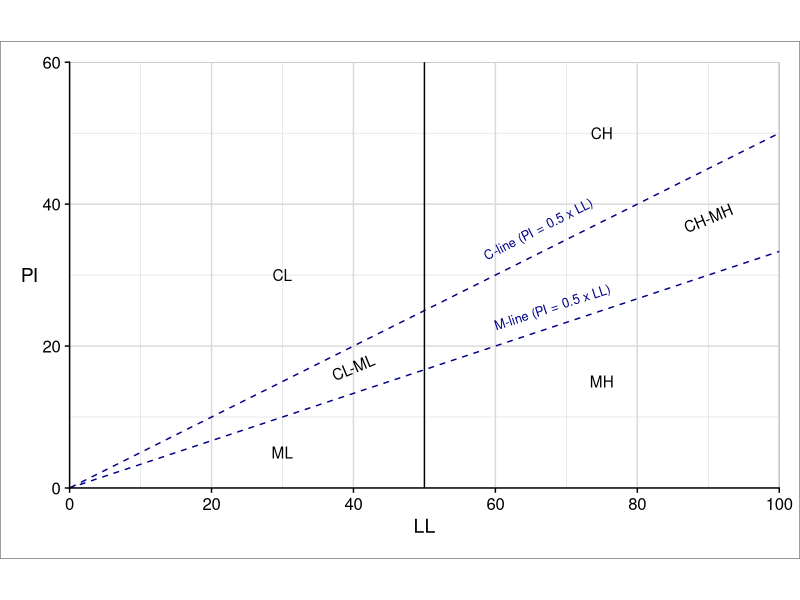

Source code (R):
labels_data <- tibble::tibble(
  soil_type = c("CL", "CH", "CL-ML", 
                "CH-MH", "ML", "MH"),
  LL = c(30, 75, 40, 90, 30, 75),
  PI = c(30, 50, 17, 38, 5, 15 ),
  angle = c(0, 0, 0.6*0.5*(45+30), 0.6*0.5*(45+30), 0, 0))
  
moreno_maroto_chart <- ggplot2::ggplot(data = labels_data, 
                                       mapping = ggplot2::aes(
                                         LL, PI, label = soil_type))+
  ggplot2::geom_text(ggplot2::aes(angle = angle), family = 'sans')+
  ggplot2::scale_x_continuous(limits = c(0,100), 
                              breaks = scales::breaks_width(width = 20, offset = 0),
                              expand = ggplot2::expansion(c(0,0)))+
  ggplot2::scale_y_continuous(limits = c(0, 60), 
                              breaks = scales::breaks_width(width = 20, offset = 0),
                              expand = ggplot2::expansion(c(0,0)))+
  ggplot2::labs(x = "LL", y = "PI") + cowplot::theme_cowplot() +
  cowplot::background_grid(minor = "xy") + 
  ggplot2::geom_abline(slope = c(1/2, 1/3), linetype= 'dashed', color ='darkblue')+
  ggplot2::geom_vline(xintercept = 50)+
  ggplot2::coord_fixed(ratio = 1)+
  ggplot2::theme(
  panel.background = ggplot2::element_rect(color = 'black', size = 0.25, fill = 'transparent'),
  plot.margin = ggplot2::unit(rep(15, 4), "pt"),
  axis.title.y = ggplot2::element_text(angle = 0,
                                       vjust = 0.5),
  plot.background = ggplot2::element_rect(
    color = "black",
    fill = "transparent",
    size = 0.25)  )+
  ggplot2::annotate('text', color = 'darkblue', size = 3.25, label = 'C-line (PI = 0.5 x LL)', x= 66, y= 36.5, angle = 0.6*45)+
  ggplot2::annotate('text', color = 'darkblue', size = 3.25, label = 'M-line (PI = 0.5 x LL)', x= 68, y= 3.5+66*1/3, angle = 0.6*30)
  
